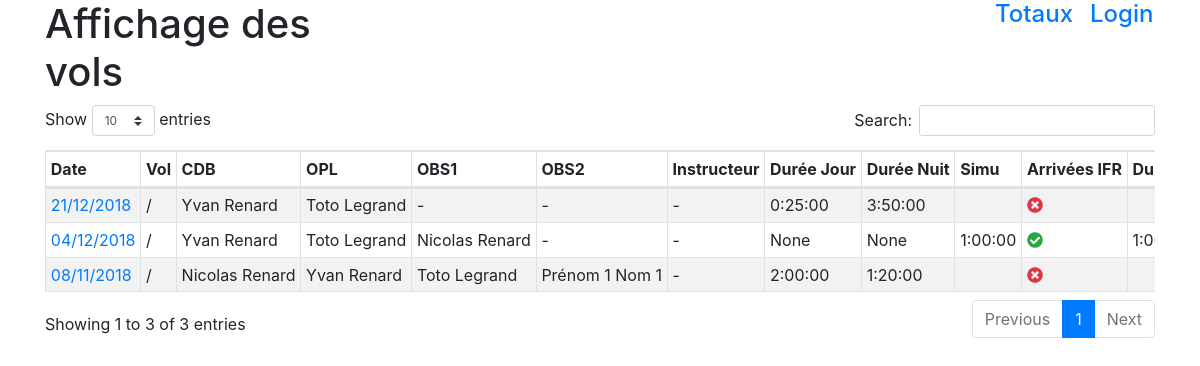
Before: /vol/ with the older database file.
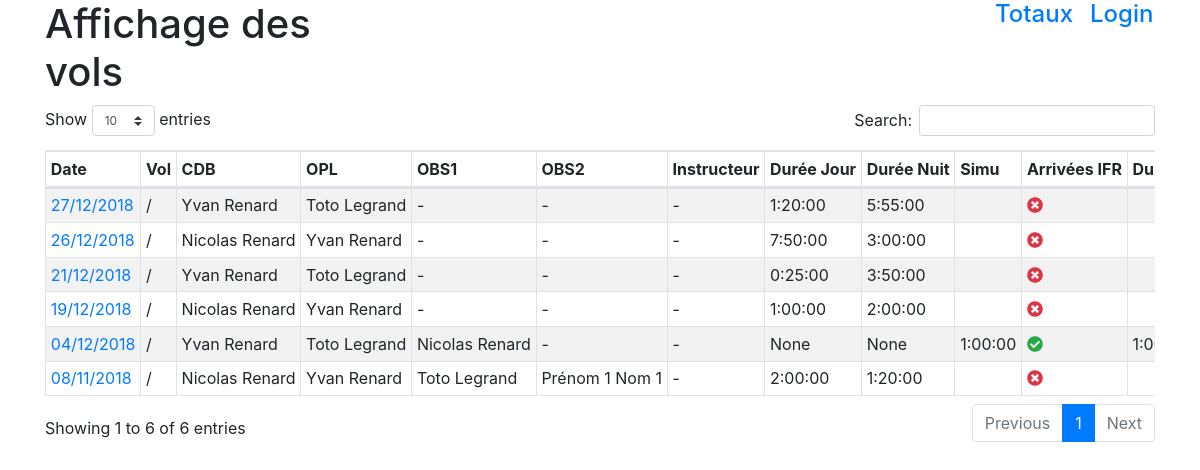
After: the same page with the newer database file.
### vol/models.py (models this page shows)
class Vol(models.Model):
    FONCTION = (
        ('PF','Pilot Flying'),
        ('PNF','Pilot Non Flying'),
        ('MIX','Mix'),
    )
    POSTE = (
        ('CDB','Commandant de bord'),
        ('OPL','Copilote'),
        ('Instruct','Instructeur'),
        ('OBS','Observateur'),
    )
    ARRIVEE_IFR = (
        ('Zéro','0'),
        ('Un','1'),
        ('Deux','2'),
    )
    date = models.DateField(
        verbose_name = 'Date du vol',
    )
    cdb = models.ForeignKey(
        Pilote,
        on_delete=models.PROTECT,
        related_name='%(class)s_cdb',
        verbose_name="Commandant de bord",
    )
    opl = models.ForeignKey(
        Pilote,
        on_delete=models.PROTECT,
        related_name='%(class)s_opl',
        verbose_name="Copilote",
    )
    obs1 = models.ForeignKey(
        Pilote,
        on_delete=models.PROTECT,
        related_name='%(class)s_obs1',
        verbose_name="Observateur 1",
        blank=True,
        null=True,
    )
    obs2 = models.ForeignKey(
        Pilote,
        on_delete=models.PROTECT,
        related_name='%(class)s_obs2',
        verbose_name="Observateur 2",
        blank=True,
        null=True,
    )
    instructeur = models.ForeignKey(
        Pilote,
        on_delete=models.PROTECT,
        related_name='%(class)s_instructeur',
        verbose_name="Instructeur",
        blank=True,
        null=True,
    )
    depart = models.ForeignKey(
        CodeIata,
        on_delete=models.PROTECT,
        related_name='%(class)s_depart',
        verbose_name = "Départ",
    )
    arrivee = models.ForeignKey(
        CodeIata,
        on_delete=models.PROTECT,
        related_name='%(class)s_arrivee',
        verbose_name = "Arrivée",
    )
    duree_jour = models.DurationField(
        verbose_name="Vol de jour",
        blank=True,
        null=True,
        help_text='Format hh:mm:ss'
    )
    duree_nuit = models.DurationField(
        verbose_name="Vol de nuit",
        blank=True,
        null=True,
        help_text='Format hh:mm:ss'
    )
    fonction = models.CharField(
        choices = FONCTION,
        verbose_name = 'Fonction occupée',
        max_length = 20,
    )
    poste = models.CharField(
        choices = POSTE,
        verbose_name = 'Poste occupé',
        max_length = 20,
    )
    immatriculation = models.ForeignKey(
        Immatriculation,
        on_delete=models.PROTECT,
        related_name='%(class)s_immatriculation',
        verbose_name="Immatriculation de l'avion",
    )
    observation = models.TextField(
        verbose_name="Observations",
        blank=True,
    )
    vol_ifr = models.CharField(
        choices = ARRIVEE_IFR,
        verbose_name = "Nombre d'arrivée IFR",
        max_length = 20,
        default = 1,
    )
    duree_ifr = models.DurationField(
        verbose_name="Durée IFR",
        blank=True,
        null=True,
        help_text='Format hh:mm:ss'
    )
    vol_dc = models.BooleanField(
        verbose_name="Vol DC ?",
        default=False,
    )
    duree_dc = models.DurationField(
        verbose_name="Durée DC",
        blank=True,
        null=True,
        help_text='Format hh:mm:ss'
    )
    vol_simu = models.BooleanField(
        verbose_name="Simulateur ?",
        default=False,
    )
    duree_simu = models.DurationField(
        verbose_name="Durée Simu",
        blank=True,
        null=True,
        help_text='Format hh:mm:ss'
    )

class Pilote(models.Model):
    prenom = models.CharField(
        verbose_name = 'Prénom',
        max_length = 255,
    )
    nom = models.CharField(
        verbose_name = 'Nom de famille',
        max_length = 255,
    )
    def __str__(self):
        return '%s %s' % (self.prenom, self.nom)

### vol/views.py (the view)
# urls.py: path('', views.index, name='index'),
def index(request):
    vols_list = Vol.objects.order_by('-date')
    context = {
        'vols_list': vols_list
    }
    return render(request, 'vol/index.html', context)

### vol/models.py (called while the page is built)
    def __str__(self):
        return self.type_avion

    def __str__(self):
        return self.immatriculation

### vol/templates/vol/index.html (shortened to what this page needs)
{% extends 'vol/base.html' %}
{% block content %}
    <div class="container">
        <div class="row">
            <div class="col-4"><h1>Affichage des vols</h1></div>
            <div class="col"></div>
            <div class="col-1"><a target=_blank href="./somme.html"><h4>Totaux</h4></a></div>
            <div class="col-1"><a target=_blank href="../admin"><h4>Login</h4></a></div>
        </div>
         {% if vols_list %}
         <div class="row">
            <div class="col"></div>
            <div class="col-12">
            <div class="table-responsive">
                <table class="table table-striped table-bordered table-sm dt-responsive nowrap" id="table_id" style="width:100%">
                    <thead>
                    <tr>
                        <th>Date</th>
                        <th>Vol</th>
                        <th>CDB</th>
                        <th>OPL</th>
                        <th>OBS1</th>
                        <th>OBS2</th>
                        <th>Instructeur</th>
                        <th>Durée Jour</th>
                        <th>Durée Nuit</th>
                        <th>Simu</th>
                        <th>Arrivées IFR</th>
                        <th>Durée IFR</th>
                    </tr>
                    </thead>
                    <tbody>
                        {% for vol in vols_list %}
                            <tr>
                                    <td><a target="_blank" href="{% url 'detail' vol.id %}">{{ vol.date|date:"d/m/Y" }}</a></td>
                                    <td>{{ vol.depart }}/{{ vol.arrivee }}</td>
                                    <td>{{ vol.cdb }}</td>
                                    <td>{{ vol.opl }}</td>
                                    <td>{% if vol.obs1 %}
                                            {{ vol.obs1 }}
                                        {% else %}
                                            -
                                        {% endif %}</td>
                                    <td>{% if vol.obs2 %}
                                            {{ vol.obs2 }}
                                        {% else %}
                                            -
                                        {% endif %}</td>
                                    <td>{% if vol.instruct %}
                                            {{ vol.instruct }}
                                        {% else %}
                                            -
                                        {% endif %}</td>
                                    <td>{{ vol.duree_jour }}</td>
                                    <td>{{ vol.duree_nuit }}</td>
                                    <td>{% if vol.vol_simu %}
                                            {{ vol.duree_simu }}
                                        {% endif %}</td>
                                    <td>{% if vol.vol_ifr %}
                                            <i class="fas fa-check-circle text-success"></i></h5>
                                        {% else %}
                                        <i class="fas fa-times-circle text-danger"></i>
                                        {% endif %}</td>
                                    <td>{% if vol.vol_ifr %}
                                                    {{ vol.duree_ifr }}
                                                {% endif %}</td>
                            </tr>
                        {% endfor %}
                    </tbody>
                </table>
            </div>
            </div>
            <div class="col"></div>
        </div>
        {% else %}
            <p>Il n'y a pas de vols enregistrés.</p>
        {% endif %}
    </div>
{% endblock %}

### vol/templates/vol/base.html (shortened to what this page needs)
<!doctype html>
<html>
    <head>
        <link rel="stylesheet" href="https://stackpath.bootstrapcdn.com/bootstrap/4.1.3/css/bootstrap.min.css">
        <link rel="stylesheet" href="https://use.fontawesome.com/releases/v5.6.1/css/all.css">
        <link rel="stylesheet" type="text/css" href="https://cdn.datatables.net/1.10.19/css/dataTables.bootstrap4.min.css">
        <link rel="stylesheet" type="text/css" href="https://cdn.datatables.net/responsive/2.2.3/css/responsive.bootstrap4.min.css">
    </head>
    <body>
   {% block content %}{% endblock %}
 </body>
</html>

Changed rows visible on the page:
added Vol: date "27/12/2018", cdb "Yvan Renard", opl "Toto Legrand", duree_jour "1:20:00", duree_nuit "5:55:00", vol_ifr False (drawn)
added Vol: date "26/12/2018", cdb "Nicolas Renard", opl "Yvan Renard", duree_jour "7:50:00", duree_nuit "3:00:00", vol_ifr False (drawn)
added Vol: date "19/12/2018", cdb "Nicolas Renard", opl "Yvan Renard", duree_jour "1:00:00", duree_nuit "2:00:00", vol_ifr False (drawn)
Other visible differences:
text written by a page script: "Show entries Search: Showing 1 to 3 of 3 entries Previous 1 Next" → "Show entries Search: Showing 1 to 6 of 6 entries Previous 1 Next"
